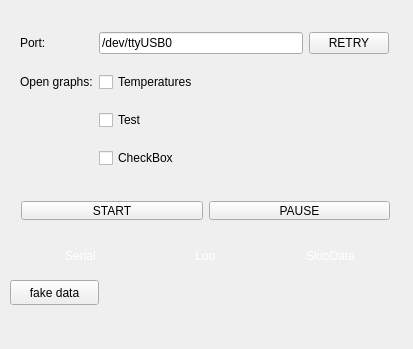
<?xml version="1.0" encoding="UTF-8"?>
<ui version="4.0">
 <class>MainWindow</class>
 <widget class="QMainWindow" name="MainWindow">
  <property name="geometry">
   <rect>
    <x>0</x>
    <y>0</y>
    <width>413</width>
    <height>349</height>
   </rect>
  </property>
  <property name="windowTitle">
   <string>Muretto</string>
  </property>
  <widget class="QWidget" name="centralWidget">
   <widget class="QWidget" name="horizontalLayoutWidget">
    <property name="geometry">
     <rect>
      <x>10</x>
      <y>240</y>
      <width>391</width>
      <height>31</height>
     </rect>
    </property>
    <layout class="QHBoxLayout" name="horizontalLayout">
     <item>
      <widget class="QLabel" name="label_serial">
       <property name="palette">
        <palette>
         <active>
          <colorrole role="WindowText">
           <brush brushstyle="SolidPattern">
            <color alpha="255">
             <red>255</red>
             <green>255</green>
             <blue>255</blue>
            </color>
           </brush>
          </colorrole>
          <colorrole role="Text">
           <brush brushstyle="SolidPattern">
            <color alpha="255">
             <red>255</red>
             <green>255</green>
             <blue>255</blue>
            </color>
           </brush>
          </colorrole>
         </active>
         <inactive>
          <colorrole role="WindowText">
           <brush brushstyle="SolidPattern">
            <color alpha="255">
             <red>255</red>
             <green>255</green>
             <blue>255</blue>
            </color>
           </brush>
          </colorrole>
          <colorrole role="Text">
           <brush brushstyle="SolidPattern">
            <color alpha="255">
             <red>255</red>
             <green>255</green>
             <blue>255</blue>
            </color>
           </brush>
          </colorrole>
         </inactive>
         <disabled>
          <colorrole role="WindowText">
           <brush brushstyle="SolidPattern">
            <color alpha="255">
             <red>190</red>
             <green>190</green>
             <blue>190</blue>
            </color>
           </brush>
          </colorrole>
          <colorrole role="Text">
           <brush brushstyle="SolidPattern">
            <color alpha="255">
             <red>190</red>
             <green>190</green>
             <blue>190</blue>
            </color>
           </brush>
          </colorrole>
         </disabled>
        </palette>
       </property>
       <property name="autoFillBackground">
        <bool>true</bool>
       </property>
       <property name="text">
        <string>Serial</string>
       </property>
       <property name="scaledContents">
        <bool>false</bool>
       </property>
       <property name="alignment">
        <set>Qt::AlignCenter</set>
       </property>
       <property name="wordWrap">
        <bool>false</bool>
       </property>
      </widget>
     </item>
     <item>
      <widget class="QLabel" name="label_log">
       <property name="palette">
        <palette>
         <active>
          <colorrole role="WindowText">
           <brush brushstyle="SolidPattern">
            <color alpha="255">
             <red>255</red>
             <green>255</green>
             <blue>255</blue>
            </color>
           </brush>
          </colorrole>
          <colorrole role="Text">
           <brush brushstyle="SolidPattern">
            <color alpha="255">
             <red>255</red>
             <green>255</green>
             <blue>255</blue>
            </color>
           </brush>
          </colorrole>
         </active>
         <inactive>
          <colorrole role="WindowText">
           <brush brushstyle="SolidPattern">
            <color alpha="255">
             <red>255</red>
             <green>255</green>
             <blue>255</blue>
            </color>
           </brush>
          </colorrole>
          <colorrole role="Text">
           <brush brushstyle="SolidPattern">
            <color alpha="255">
             <red>255</red>
             <green>255</green>
             <blue>255</blue>
            </color>
           </brush>
          </colorrole>
         </inactive>
         <disabled>
          <colorrole role="WindowText">
           <brush brushstyle="SolidPattern">
            <color alpha="255">
             <red>190</red>
             <green>190</green>
             <blue>190</blue>
            </color>
           </brush>
          </colorrole>
          <colorrole role="Text">
           <brush brushstyle="SolidPattern">
            <color alpha="255">
             <red>190</red>
             <green>190</green>
             <blue>190</blue>
            </color>
           </brush>
          </colorrole>
         </disabled>
        </palette>
       </property>
       <property name="autoFillBackground">
        <bool>true</bool>
       </property>
       <property name="text">
        <string>Log</string>
       </property>
       <property name="scaledContents">
        <bool>false</bool>
       </property>
       <property name="alignment">
        <set>Qt::AlignCenter</set>
       </property>
       <property name="wordWrap">
        <bool>false</bool>
       </property>
      </widget>
     </item>
     <item>
      <widget class="QLabel" name="label_skippedData">
       <property name="palette">
        <palette>
         <active>
          <colorrole role="WindowText">
           <brush brushstyle="SolidPattern">
            <color alpha="255">
             <red>255</red>
             <green>255</green>
             <blue>255</blue>
            </color>
           </brush>
          </colorrole>
          <colorrole role="Text">
           <brush brushstyle="SolidPattern">
            <color alpha="255">
             <red>255</red>
             <green>255</green>
             <blue>255</blue>
            </color>
           </brush>
          </colorrole>
         </active>
         <inactive>
          <colorrole role="WindowText">
           <brush brushstyle="SolidPattern">
            <color alpha="255">
             <red>255</red>
             <green>255</green>
             <blue>255</blue>
            </color>
           </brush>
          </colorrole>
          <colorrole role="Text">
           <brush brushstyle="SolidPattern">
            <color alpha="255">
             <red>255</red>
             <green>255</green>
             <blue>255</blue>
            </color>
           </brush>
          </colorrole>
         </inactive>
         <disabled>
          <colorrole role="WindowText">
           <brush brushstyle="SolidPattern">
            <color alpha="255">
             <red>190</red>
             <green>190</green>
             <blue>190</blue>
            </color>
           </brush>
          </colorrole>
          <colorrole role="Text">
           <brush brushstyle="SolidPattern">
            <color alpha="255">
             <red>190</red>
             <green>190</green>
             <blue>190</blue>
            </color>
           </brush>
          </colorrole>
         </disabled>
        </palette>
       </property>
       <property name="autoFillBackground">
        <bool>true</bool>
       </property>
       <property name="text">
        <string>SkipData</string>
       </property>
       <property name="scaledContents">
        <bool>false</bool>
       </property>
       <property name="alignment">
        <set>Qt::AlignCenter</set>
       </property>
       <property name="wordWrap">
        <bool>false</bool>
       </property>
      </widget>
     </item>
    </layout>
   </widget>
   <widget class="QWidget" name="layoutWidget">
    <property name="geometry">
     <rect>
      <x>9</x>
      <y>9</y>
      <width>391</width>
      <height>183</height>
     </rect>
    </property>
    <layout class="QGridLayout" name="gridLayout">
     <item row="1" column="1">
      <widget class="QCheckBox" name="checkBox_temps">
       <property name="text">
        <string>Temperatures</string>
       </property>
      </widget>
     </item>
     <item row="3" column="1">
      <widget class="QCheckBox" name="checkBox_test">
       <property name="text">
        <string>Test</string>
       </property>
      </widget>
     </item>
     <item row="1" column="0">
      <widget class="QLabel" name="label_open">
       <property name="text">
        <string>Open graphs:</string>
       </property>
      </widget>
     </item>
     <item row="0" column="2">
      <widget class="QPushButton" name="pushButton_serialRetry">
       <property name="text">
        <string>RETRY</string>
       </property>
      </widget>
     </item>
     <item row="0" column="0">
      <widget class="QLabel" name="label_port">
       <property name="text">
        <string>Port:</string>
       </property>
      </widget>
     </item>
     <item row="0" column="1">
      <widget class="QLineEdit" name="lineEdit_serialPort">
       <property name="inputMask">
        <string/>
       </property>
       <property name="text">
        <string>/dev/ttyUSB0</string>
       </property>
      </widget>
     </item>
     <item row="4" column="1">
      <widget class="QCheckBox" name="checkBox_3">
       <property name="text">
        <string>CheckBox</string>
       </property>
      </widget>
     </item>
    </layout>
   </widget>
   <widget class="QWidget" name="gridLayoutWidget">
    <property name="geometry">
     <rect>
      <x>10</x>
      <y>190</y>
      <width>391</width>
      <height>41</height>
     </rect>
    </property>
    <layout class="QGridLayout" name="gridLayout_2">
     <item row="0" column="0">
      <widget class="QPushButton" name="pushButton_start">
       <property name="text">
        <string>START</string>
       </property>
      </widget>
     </item>
     <item row="0" column="1">
      <widget class="QPushButton" name="pushButton_pause">
       <property name="text">
        <string>PAUSE</string>
       </property>
      </widget>
     </item>
    </layout>
   </widget>
   <widget class="QPushButton" name="pushButton">
    <property name="geometry">
     <rect>
      <x>10</x>
      <y>280</y>
      <width>89</width>
      <height>25</height>
     </rect>
    </property>
    <property name="text">
     <string>fake data</string>
    </property>
   </widget>
  </widget>
 </widget>
 <layoutdefault spacing="6" margin="11"/>
 <resources/>
 <connections/>
</ui>
